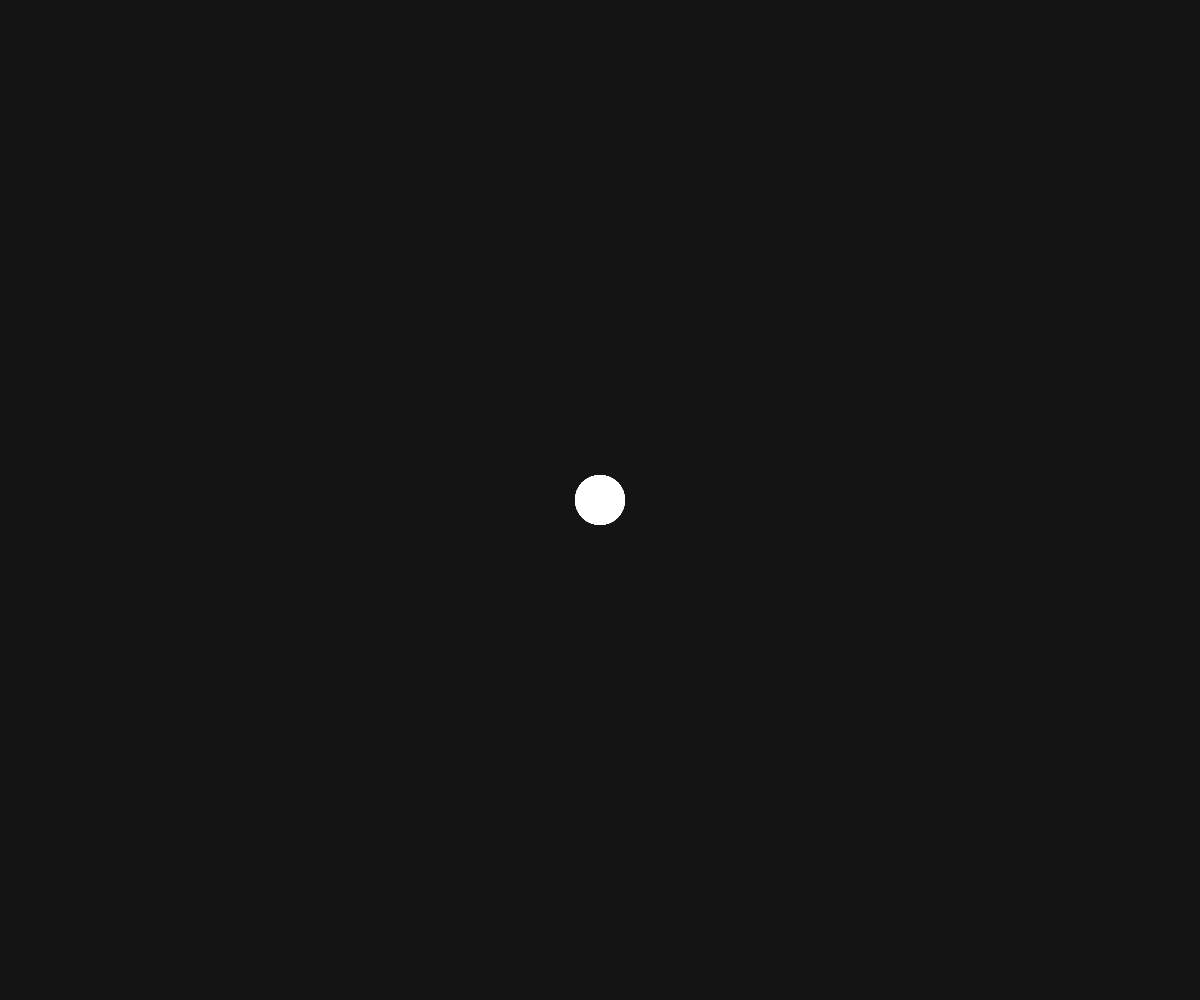
Frame 1 (no input)
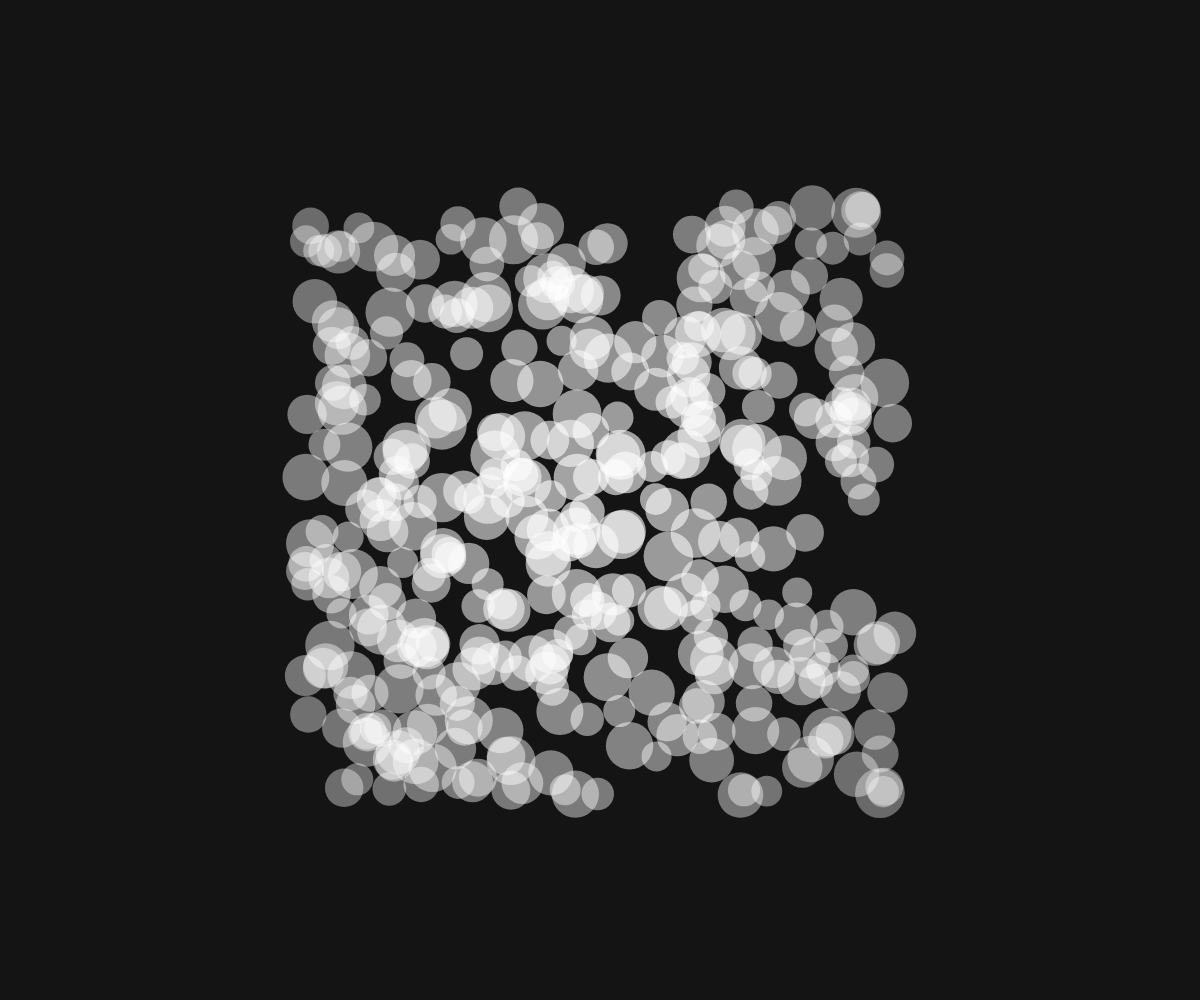
Frame 60 (no input)
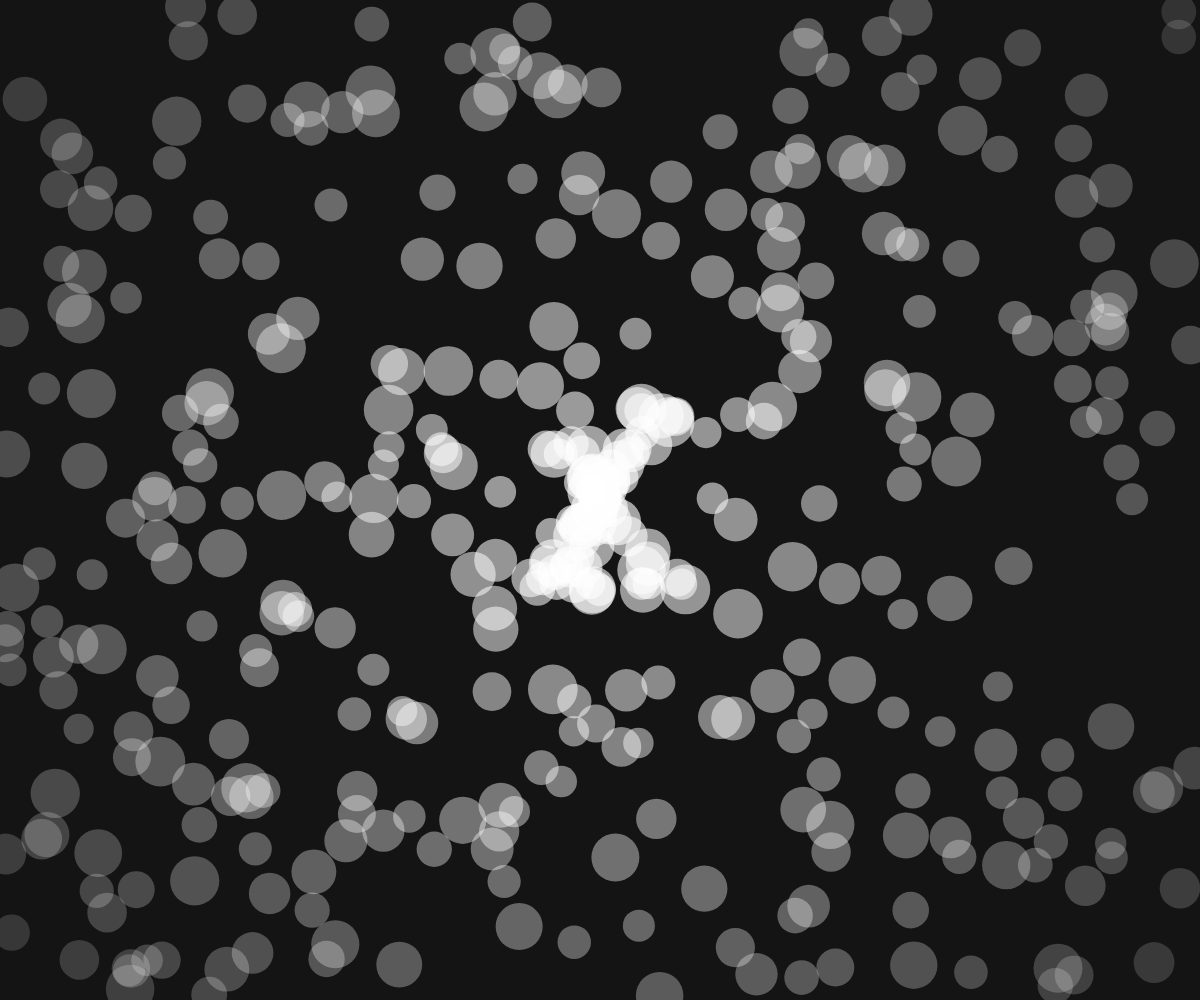
Frame 120 (the mouse pressed at the canvas centre since frame 60)

The p5.js sketch that drew these frames (run headless with seeded random() and noise() and a simulated clock; from frame 60 on, the mouse is pressed at the canvas centre):

// p5.js sketch
// ── sketch.js
let NUM_OBJS = 400;
let circles = [];

function setup() {
  createCanvas(windowWidth, windowHeight);
  noStroke();

  for (let cnt = 0; cnt < NUM_OBJS; cnt++) {
    let aCircle = {
      x: width / 2,
      y: height / 2,
      diam: random(30, 50),
      dx: random(-5, 5),
      dy: random(-5, 5),
    };
    circles.push(aCircle);
  }
  print(circles);
}

function draw() {
  background(20);

  for (let idx = 0; idx < circles.length; idx++) {
    let mCircle = circles[idx];
    let mDist = dist(mCircle.x, mCircle.y, width / 2, height / 2);
    let mAlpha = map(mDist, 0, width / 2, 160, 60);

    fill(255, mAlpha);
    ellipse(mCircle.x, mCircle.y, mCircle.diam);

    mCircle.x += mCircle.dx;
    mCircle.y += mCircle.dy;

    let goneX = mCircle.x < 0 || mCircle.x > width;
    let goneY = mCircle.y < 0 || mCircle.y > height;
    if (goneX || goneY) {
      mCircle.x = width / 2;
      mCircle.y = height / 2;
    }
  }
}
